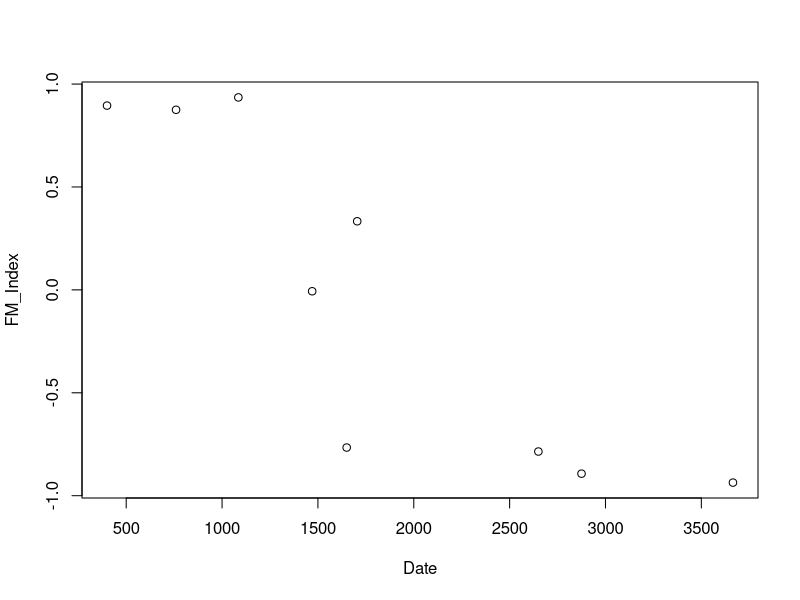
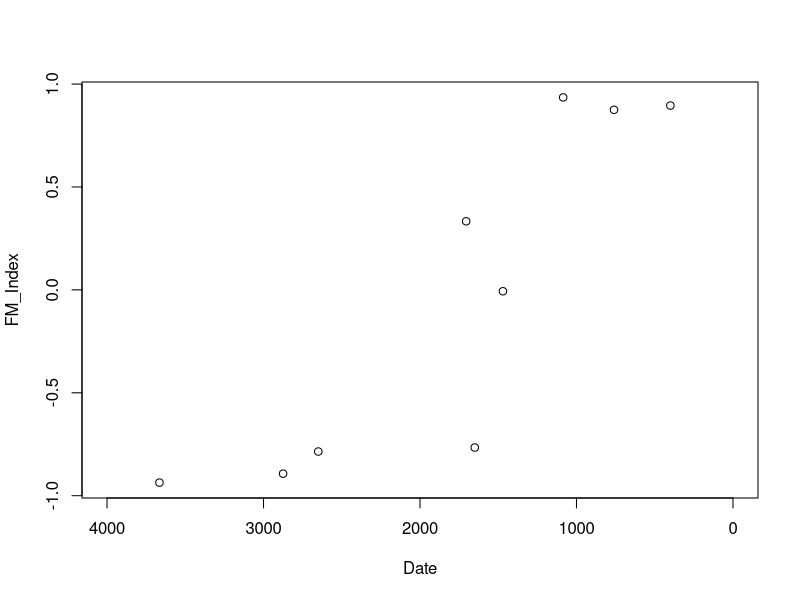
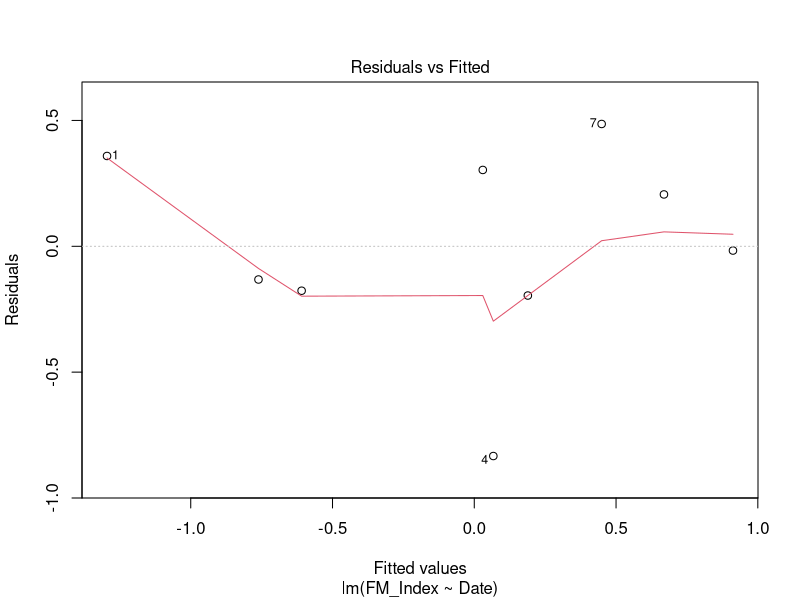
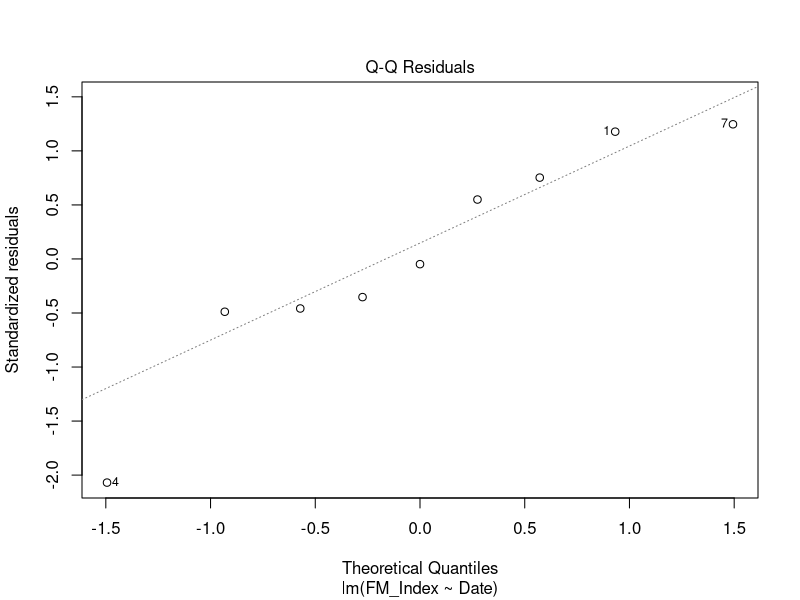
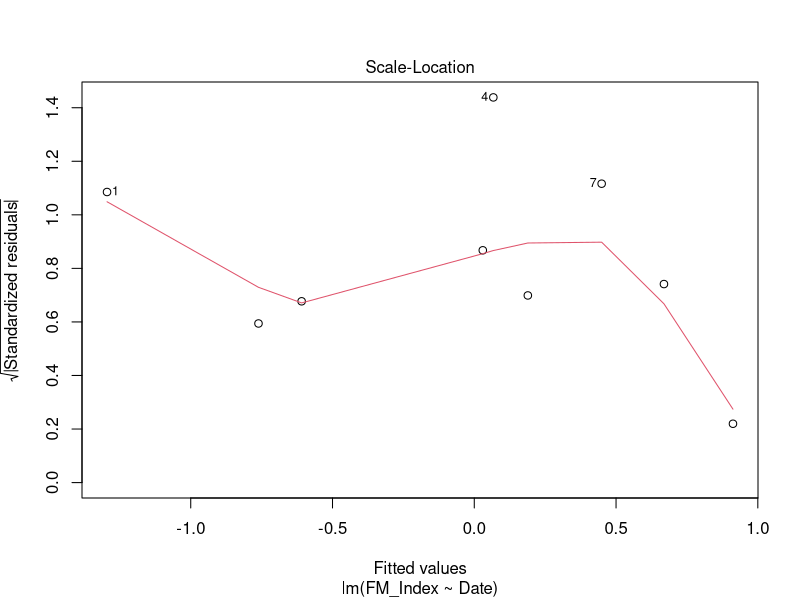
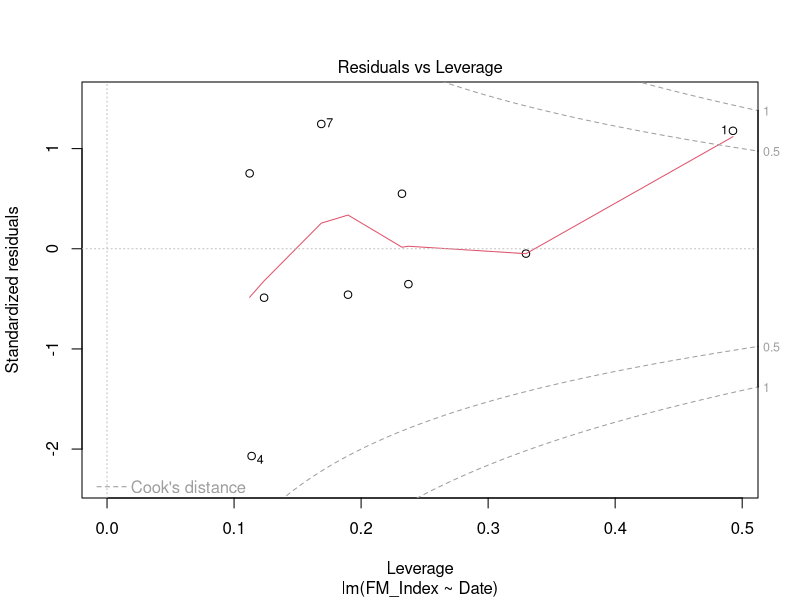
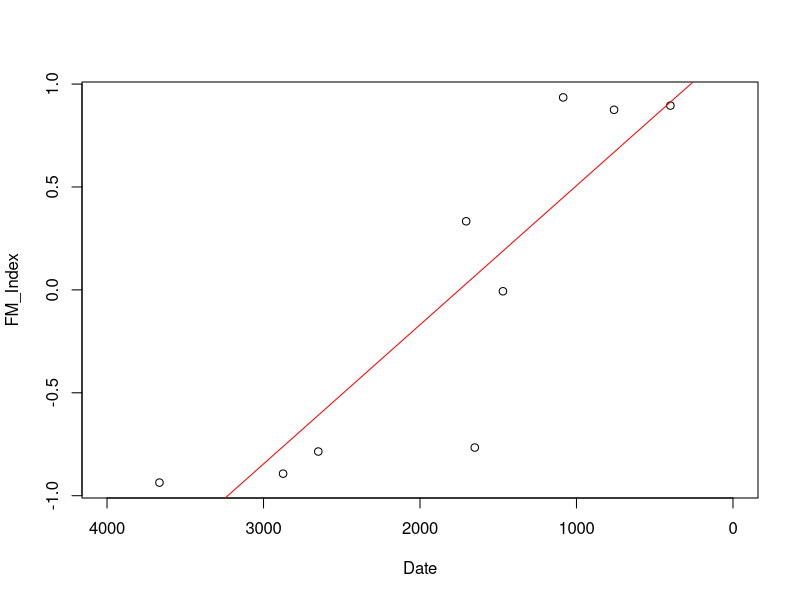
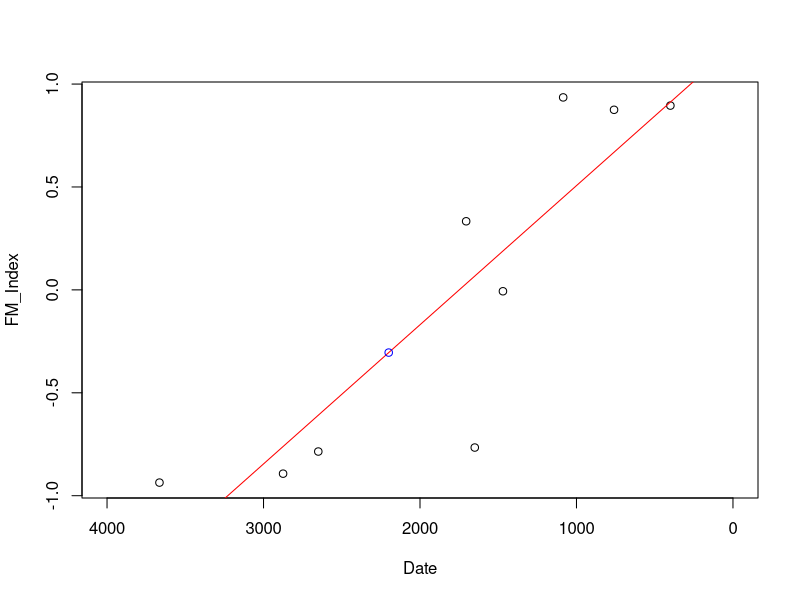

Here is the R script that generated these plots, in order:
## ---- chunk 1
knitr::opts_chunk$set(echo = TRUE)
options(tinytex.verbose = TRUE)
## ---- chunk 2
sac.data <- read.csv("Broughton1994JAS_SacramentoValley.csv")
## ---- chunk 3
head(sac.data) #check the first six rows for each column

colnames(sac.data) #check the column names

nrow(sac.data) #see how many rows this data frame contains
## ---- chunk 4
sac.data$FM_Index
## ---- chunk 5
plot(FM_Index ~ Date, data = sac.data)
## ---- chunk 6
plot(FM_Index ~ Date, data = sac.data, xlim = c(4000, 0))
## ---- chunk 7
sac.mod <- lm(FM_Index ~ Date, data = sac.data)
## ---- chunk 8
plot(sac.mod)
## ---- chunk 9
summary(sac.mod)
## ---- chunk 10
sac.mod$coefficients #inspect the coefficients within the model object

sac.mod$coefficients[1] #the intercept
sac.mod$coefficients[2] #the coefficient for date (i.e. slope)

#now take the date coefficient times 2200 BP, and add the intercept
FMIndex_2200BP <- sac.mod$coefficients[1] + (sac.mod$coefficients[2] * 2200)

FMIndex_2200BP
## ---- chunk 11
plot(FM_Index ~ Date, data = sac.data, xlim = c(4000, 0)) #plot the data

abline(sac.mod, col = "red") #add the model fit
## ---- chunk 12
plot(FM_Index ~ Date, data = sac.data, xlim = c(4000, 0)) #plot the data

abline(sac.mod, col = "red") #add the model fit

points(x = 2200, y = FMIndex_2200BP, col = "blue") #add the 2200 BP value
## ---- chunk 13
new.x <- data.frame("Date" = seq(4000, 0, length.out = 100))
## ---- chunk 14
pred.y <- predict(sac.mod, newdata = new.x, interval = "confidence", level = 0.95)
## ---- chunk 15
plot(FM_Index ~ Date, data = sac.data, xlim = c(4000, 0)) #plot the data

abline(sac.mod, col = "red") #add the model fit

lines(pred.y[, 2] ~ new.x$Date, lty = 2, col = "red") #add the CIs
lines(pred.y[, 3] ~ new.x$Date, lty = 2, col = "red") #add the CIs
## ---- chunk 16
summary(sac.mod)
